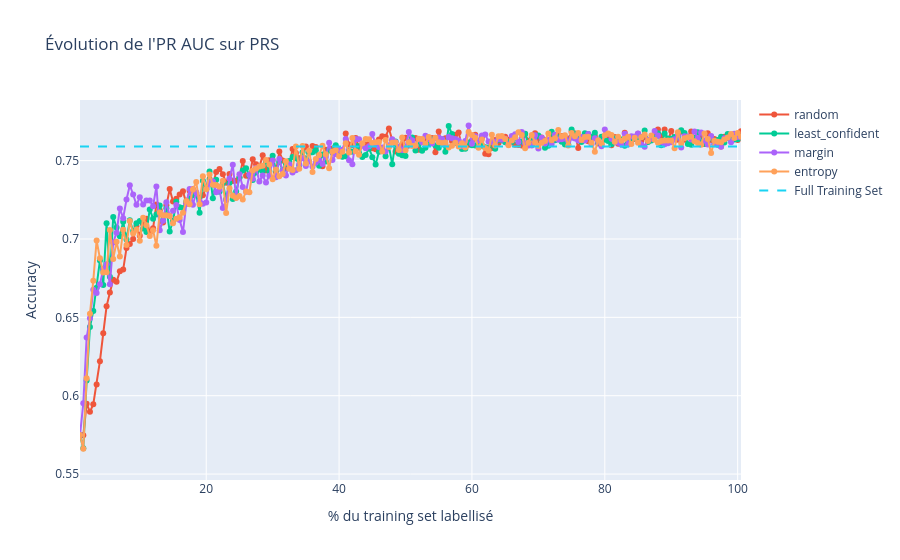
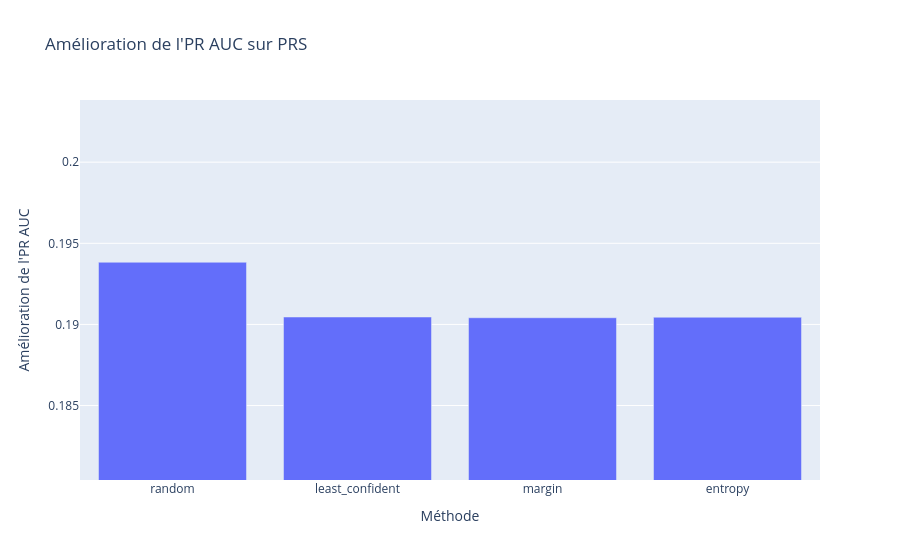

Notebook cell for these charts, in order:
### Markdown cell above
__PRS avec 1% initialisation et batch 2%__

### Code cell
labeled_ratio=0.01 # Nombre d'échantillons labellisés initialement
test_ratio = 0.2  # Proportion du dataset réservée au test
n_iterations = 200 # Nombre d'itérations d'Active Learning
batch_ratio =0.005 # Taille du batch d'échantillons ajoutés à chaque itération
#methods=["random", "least_confident", "margin", "entropy","hybrid","qbc-variance","qbc-entropy","qbc-KL"]
methods=["random", "least_confident", "margin", "entropy"]
model_class=lambda : RandomForestClassifier()
# Créer un comité avec 3 modèles différents
# Liste de modèles pour le comité
models = [
    clone(RandomForestClassifier()),  # Random Forest
    clone(LogisticRegression(max_iter=1000)), # Régression Logistique
    clone(SVC(probability=True)),      # Régression Ridge pour classificati)           # Analyse discriminante quadratique
]
#datasets={"MNIST":(X_MNIST,y_MNIST),"PRS":(X_PRS,y_PRS),"Foot":(X_foot,y_foot)}
datasets={"PRS":(X_PRS,y_PRS)}
METRICS = {
    "MNIST": f1_score,
    "Foot": f1_score,
    "PRS": "PR AUC"  # AUC PRC
}

# Exécution de l'expérience
run_active_learning_experiment_datasets(datasets, METRICS, labeled_ratio, test_ratio, n_iterations, batch_ratio, methods, model_class, models)

### Figure 1 — Plotly figure (JSON) as saved in the notebook; plotly's stock layout.template omitted (floating-point values rounded to 4 significant figures; data arrays with more than 128 entries replaced by an {"elided": "..."} marker saying what was removed)
{"data": [{"hovertemplate": "<extra></extra>", "legendgroup": "", "line": {"color": "#636efa", "dash": "solid"}, "marker": {"symbol": "circle"}, "mode": "lines", "name": "", "orientation": "v", "showlegend": false, "type": "scatter", "xaxis": "x", "yaxis": "y"}, {"mode": "lines+markers", "name": "random", "type": "scatter", "x": {"elided": "200 float values"}, "y": {"elided": "200 float values"}}, {"mode": "lines+markers", "name": "least_confident", "type": "scatter", "x": {"elided": "200 float values"}, "y": {"elided": "200 float values"}}, {"mode": "lines+markers", "name": "margin", "type": "scatter", "x": {"elided": "200 float values"}, "y": {"elided": "200 float values"}}, {"mode": "lines+markers", "name": "entropy", "type": "scatter", "x": {"elided": "200 float values"}, "y": {"elided": "200 float values"}}, {"line": {"dash": "dash"}, "mode": "lines", "name": "Full Training Set", "type": "scatter", "x": [1, 101], "y": [0.7589, 0.7589]}], "layout": {"legend": {"tracegroupgap": 0}, "title": {"text": "Évolution de l'PR AUC sur PRS"}, "xaxis": {"anchor": "y", "domain": [0, 1], "range": [1, 100.5], "title": {"text": "% du training set labellisé"}}, "yaxis": {"anchor": "x", "domain": [0, 1], "range": [0.5462, 0.7887], "title": {"text": "Accuracy"}}}}

### Figure 2 — Plotly figure (JSON) as saved in the notebook; plotly's stock layout.template omitted (floating-point values rounded to 4 significant figures)
{"data": [{"hovertemplate": "Méthode=%{x}<br>Amélioration de l'PR AUC=%{y}<extra></extra>", "legendgroup": "", "marker": {"color": "#636efa", "pattern": {"shape": ""}}, "name": "", "orientation": "v", "showlegend": false, "textposition": "auto", "type": "bar", "x": ["random", "least_confident", "margin", "entropy"], "xaxis": "x", "y": [0.1938, 0.1905, 0.1904, 0.1904], "yaxis": "y"}], "layout": {"barmode": "relative", "legend": {"tracegroupgap": 0}, "title": {"text": "Amélioration de l'PR AUC sur PRS"}, "xaxis": {"anchor": "y", "domain": [0, 1], "title": {"text": "Méthode"}}, "yaxis": {"anchor": "x", "domain": [0, 1], "range": [0.1804, 0.2038], "title": {"text": "Amélioration de l'PR AUC"}}}}
